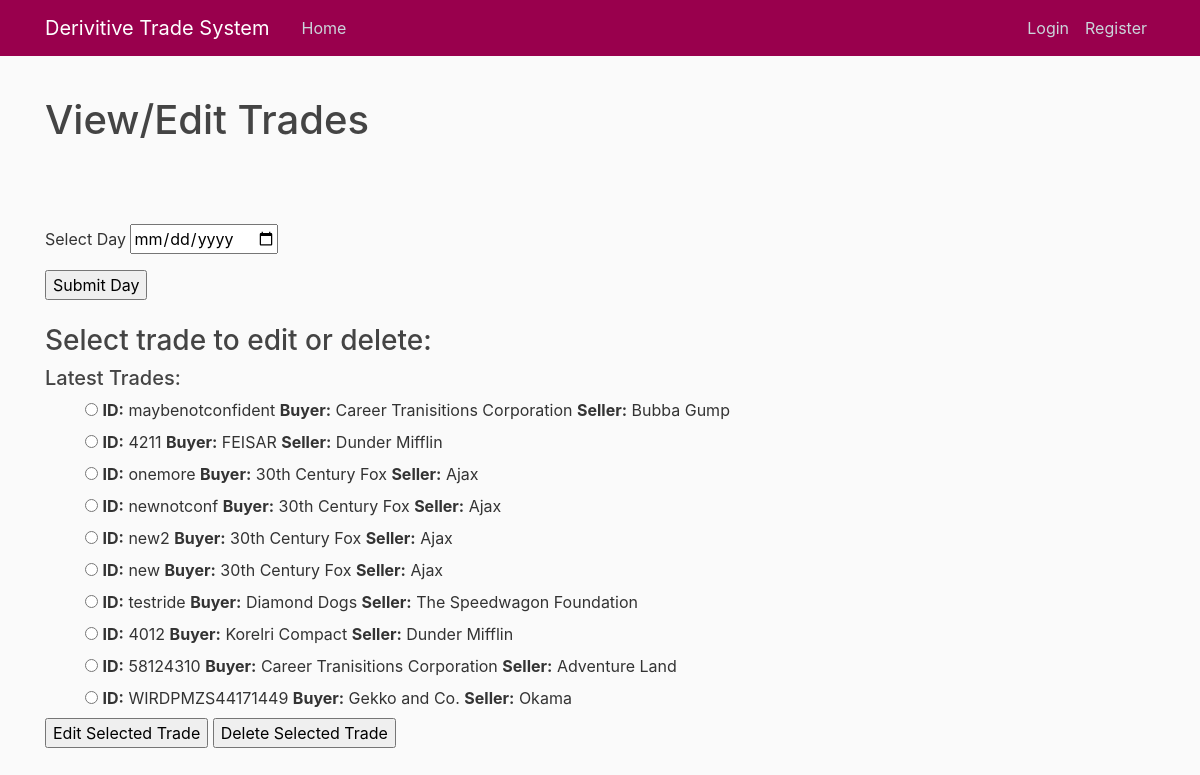
The app's page /viewtrades/, older data.
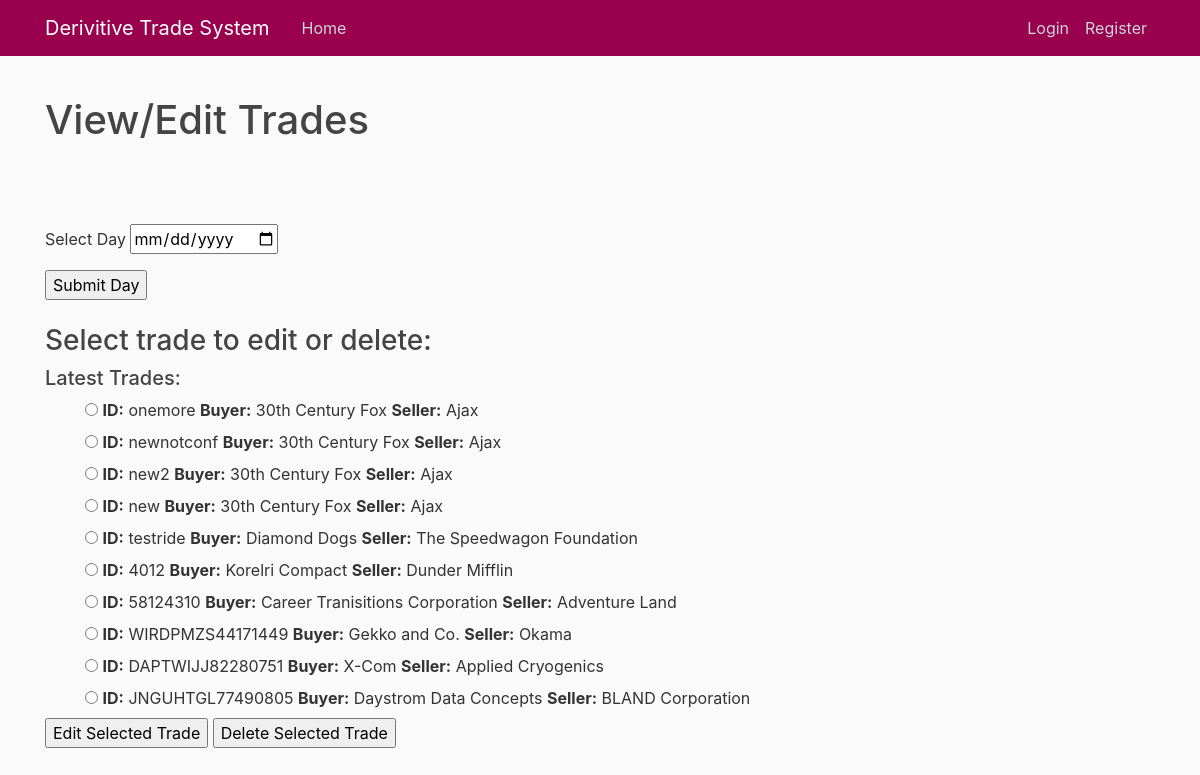
The same page, newer data.
### system/models.py (models this page shows, shortened)
class DerivativeTrades(models.Model):
    date = models.DateTimeField('date of trade')
    trade_id = models.CharField(max_length=20, primary_key=True)
    product = models.CharField(max_length=50)
    buying_party = models.ForeignKey(CompanyCodes, on_delete=models.CASCADE, related_name = "buying")
    selling_party = models.ForeignKey(CompanyCodes, on_delete=models.CASCADE, related_name = "selling")
    notional_amount = models.DecimalField(max_digits=20, decimal_places=2)
    notional_currency = models.CharField(max_length=5)
    quantity = models.IntegerField()
    maturity_date = models.DateTimeField('maturity date')
    underlying_price = models.DecimalField(max_digits=20, decimal_places=2)
    underlying_currency = models.CharField(max_length=5)
    strike_price = models.DecimalField(max_digits=20, decimal_places=2)

class CompanyCodes(models.Model):
    company_name = models.CharField(max_length=100)
    company_trade_id = models.CharField(max_length=10, primary_key=True)
    def __str__(self):
        return self.company_name

### system/views.py (the view, shortened to what this page needs)
# urls.py: path('viewtrades/', views.viewTrades, name='viewTrades'),
def viewTrades(request):
    v = ViewTrader()
    print(request.POST.dict())
    selected_day = request.POST.get('selected_day', False)
    pg_number = request.POST.get('pg_number', False)
    tradeIDSelected = request.POST.get('choice', False)
    context = dict()
    if (selected_day and (request.POST.get('selected_trade_submit', False) or request.POST.get('selected_day_submit', False) or (pg_number))):
        if not pg_number:
            pg_number = 1
        trades_by_date = v.getTradesByDateTen(selected_day, int(pg_number))
        number_of_trades = v.getPageNumberOption(v.getNumTradesByDate(selected_day))
        context['view_trades'] = trades_by_date
        context['num_trades'] = number_of_trades
        context['date'] = selected_day
        context['cur_pg'] = pg_number
    else:
        trades = DerivativeTrades.objects.order_by('-date')[:10]
        context['view_trades'] = trades
        context['num_trades'] = ''
        context['date'] = ''
    return render(request, 'system/viewtrades.html', context)

### system/templates/system/viewtrades.html (shortened to what this page needs)
{% extends "system/base.html" %}
{% block content %}
  <h1>View/Edit Trades</h1>
  <br>
  <form action="{% url 'system:viewTrades' %}" method="post">{% csrf_token %}
    <br>
    <br>
    <p>Select Day <input type="date"  name="selected_day" value="{{ date }}"></input></p>
    <input type="submit" name="selected_day_submit" value="Submit Day"></input>
    <br>
    <br>
    <h3>Select trade to edit or delete:</h3>
    {% if date %}
      {% if view_trades %}
        <h5>Trades On: {{ date }} </h5>
      {% else %}
        <h5>No Trades Were Added On: {{ date }}</h5>
      {% endif %}
    {% else %}
      <h5>Latest Trades:</h5>
    {% endif %}
      {% if view_trades %}
        <ul>
          {% for trade in view_trades %}
            <input type="radio" name="choice" value="{{ trade.trade_id }}">
            <label for="choice{{ forloop.counter }}">
              <b>ID:</b> {{trade.trade_id}}
              <b>Buyer:</b> {{ trade.buying_party }}
              <b>Seller:</b> {{trade.selling_party}}
            </label>
            <br>
          {% endfor %}
        </ul>
      {% endif %}
      {% if view_trades %}
        <input type="submit" name="selected_trade_submit" value="Edit Selected Trade"></input>
        <input type="submit" name="selected_trade_delete" value="Delete Selected Trade"></input>
      {% endif %}
  </form>
{% endblock content %}

Row changes from the older to the newer data that the page shows:
removed DerivativeTrades: trade_id "maybenotconfident", buying_party "Career Tranisitions Corporation", selling_party "Bubba Gump"
removed DerivativeTrades: trade_id "4211", buying_party "FEISAR", selling_party "Dunder Mifflin"
now on this page (row unchanged): DerivativeTrades: trade_id "DAPTWIJJ82280751", buying_party "X-Com", selling_party "Applied Cryogenics"
now on this page (row unchanged): DerivativeTrades: trade_id "JNGUHTGL77490805", buying_party "Daystrom Data Concepts", selling_party "BLAND Corporation"
